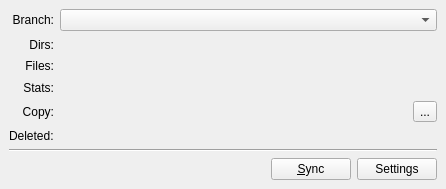
<ui version="4.0" >
 <class>MainWindow</class>
 <widget class="QWidget" name="MainWindow" >
  <property name="geometry" >
   <rect>
    <x>0</x>
    <y>0</y>
    <width>446</width>
    <height>189</height>
   </rect>
  </property>
  <property name="windowTitle" >
   <string>QuickSync client</string>
  </property>
  <layout class="QVBoxLayout" >
   <property name="spacing" >
    <number>6</number>
   </property>
   <property name="margin" >
    <number>9</number>
   </property>
   <item>
    <layout class="QGridLayout" >
     <property name="margin" >
      <number>0</number>
     </property>
     <property name="spacing" >
      <number>6</number>
     </property>
     <item row="4" column="1" >
      <layout class="QHBoxLayout" >
       <property name="spacing" >
        <number>6</number>
       </property>
       <property name="margin" >
        <number>0</number>
       </property>
       <item>
        <widget class="QLabel" name="copyProgressLabel" >
         <property name="sizePolicy" >
          <sizepolicy vsizetype="Preferred" hsizetype="Preferred" >
           <horstretch>1</horstretch>
           <verstretch>0</verstretch>
          </sizepolicy>
         </property>
         <property name="text" >
          <string/>
         </property>
        </widget>
       </item>
       <item>
        <widget class="QToolButton" name="toolCopy" >
         <property name="text" >
          <string>...</string>
         </property>
        </widget>
       </item>
      </layout>
     </item>
     <item row="3" column="1" >
      <widget class="QLabel" name="statProgressLabel" >
       <property name="sizePolicy" >
        <sizepolicy vsizetype="Preferred" hsizetype="Preferred" >
         <horstretch>1</horstretch>
         <verstretch>0</verstretch>
        </sizepolicy>
       </property>
       <property name="text" >
        <string/>
       </property>
      </widget>
     </item>
     <item row="1" column="1" >
      <widget class="QLabel" name="cvsDirProgressLabel" >
       <property name="sizePolicy" >
        <sizepolicy vsizetype="Preferred" hsizetype="Preferred" >
         <horstretch>1</horstretch>
         <verstretch>0</verstretch>
        </sizepolicy>
       </property>
       <property name="text" >
        <string/>
       </property>
      </widget>
     </item>
     <item row="0" column="0" >
      <widget class="QLabel" name="label_2" >
       <property name="sizePolicy" >
        <sizepolicy vsizetype="Fixed" hsizetype="Minimum" >
         <horstretch>0</horstretch>
         <verstretch>0</verstretch>
        </sizepolicy>
       </property>
       <property name="text" >
        <string>Branch:</string>
       </property>
       <property name="alignment" >
        <set>Qt::AlignRight|Qt::AlignTrailing|Qt::AlignVCenter</set>
       </property>
      </widget>
     </item>
     <item row="3" column="0" >
      <widget class="QLabel" name="label_5" >
       <property name="sizePolicy" >
        <sizepolicy vsizetype="Minimum" hsizetype="Minimum" >
         <horstretch>0</horstretch>
         <verstretch>0</verstretch>
        </sizepolicy>
       </property>
       <property name="text" >
        <string>Stats:</string>
       </property>
       <property name="alignment" >
        <set>Qt::AlignRight|Qt::AlignTrailing|Qt::AlignVCenter</set>
       </property>
      </widget>
     </item>
     <item row="4" column="0" >
      <widget class="QLabel" name="label_6" >
       <property name="sizePolicy" >
        <sizepolicy vsizetype="Minimum" hsizetype="Minimum" >
         <horstretch>0</horstretch>
         <verstretch>0</verstretch>
        </sizepolicy>
       </property>
       <property name="text" >
        <string>Copy:</string>
       </property>
       <property name="alignment" >
        <set>Qt::AlignRight|Qt::AlignTrailing|Qt::AlignVCenter</set>
       </property>
      </widget>
     </item>
     <item row="0" column="1" >
      <widget class="QComboBox" name="branchSelector" >
       <property name="sizePolicy" >
        <sizepolicy vsizetype="Fixed" hsizetype="Expanding" >
         <horstretch>1</horstretch>
         <verstretch>0</verstretch>
        </sizepolicy>
       </property>
      </widget>
     </item>
     <item row="2" column="1" >
      <widget class="QLabel" name="cvsFileProgressLabel" >
       <property name="sizePolicy" >
        <sizepolicy vsizetype="Preferred" hsizetype="Preferred" >
         <horstretch>1</horstretch>
         <verstretch>0</verstretch>
        </sizepolicy>
       </property>
       <property name="text" >
        <string/>
       </property>
      </widget>
     </item>
     <item row="1" column="0" >
      <widget class="QLabel" name="label" >
       <property name="sizePolicy" >
        <sizepolicy vsizetype="Minimum" hsizetype="Minimum" >
         <horstretch>0</horstretch>
         <verstretch>0</verstretch>
        </sizepolicy>
       </property>
       <property name="text" >
        <string>Dirs:</string>
       </property>
       <property name="alignment" >
        <set>Qt::AlignRight|Qt::AlignTrailing|Qt::AlignVCenter</set>
       </property>
      </widget>
     </item>
     <item row="2" column="0" >
      <widget class="QLabel" name="label_3" >
       <property name="sizePolicy" >
        <sizepolicy vsizetype="Minimum" hsizetype="Minimum" >
         <horstretch>0</horstretch>
         <verstretch>0</verstretch>
        </sizepolicy>
       </property>
       <property name="text" >
        <string>Files:</string>
       </property>
       <property name="alignment" >
        <set>Qt::AlignRight|Qt::AlignTrailing|Qt::AlignVCenter</set>
       </property>
      </widget>
     </item>
     <item row="5" column="0" >
      <widget class="QLabel" name="label_4" >
       <property name="text" >
        <string>Deleted:</string>
       </property>
      </widget>
     </item>
     <item row="5" column="1" >
      <widget class="QLabel" name="deletedLabel" >
       <property name="text" >
        <string/>
       </property>
      </widget>
     </item>
    </layout>
   </item>
   <item>
    <widget class="Line" name="line" >
     <property name="orientation" >
      <enum>Qt::Horizontal</enum>
     </property>
    </widget>
   </item>
   <item>
    <layout class="QHBoxLayout" >
     <property name="spacing" >
      <number>6</number>
     </property>
     <property name="margin" >
      <number>0</number>
     </property>
     <item>
      <spacer>
       <property name="orientation" >
        <enum>Qt::Horizontal</enum>
       </property>
       <property name="sizeHint" stdset="0" >
        <size>
         <width>40</width>
         <height>20</height>
        </size>
       </property>
      </spacer>
     </item>
     <item>
      <widget class="QPushButton" name="syncButton" >
       <property name="text" >
        <string>&amp;Sync</string>
       </property>
       <property name="shortcut" >
        <string>S</string>
       </property>
       <property name="checkable" >
        <bool>true</bool>
       </property>
       <property name="checked" >
        <bool>false</bool>
       </property>
       <property name="autoDefault" >
        <bool>false</bool>
       </property>
       <property name="default" >
        <bool>false</bool>
       </property>
      </widget>
     </item>
     <item>
      <widget class="QPushButton" name="settingsButton" >
       <property name="text" >
        <string>Settings</string>
       </property>
      </widget>
     </item>
    </layout>
   </item>
  </layout>
 </widget>
 <tabstops>
  <tabstop>syncButton</tabstop>
  <tabstop>settingsButton</tabstop>
 </tabstops>
 <resources/>
 <connections/>
</ui>
